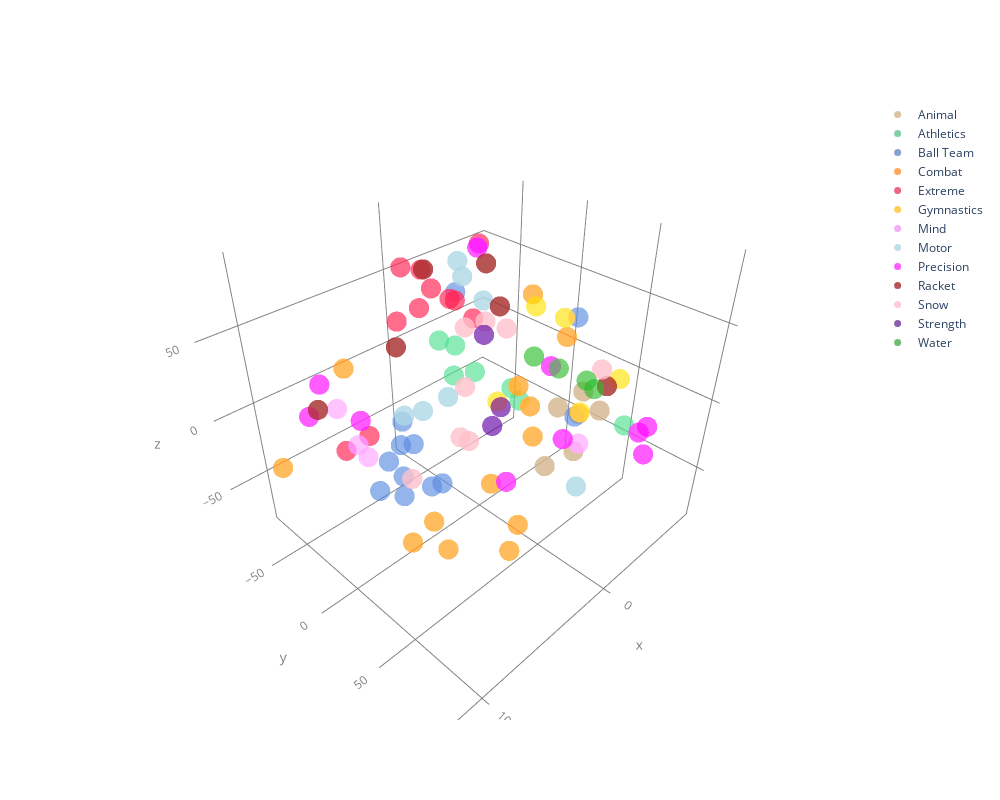

Notebook source saved alongside this figure:
### Code cell
perplexity = min(5, reduced_embeddings_pca.shape[0] - 1)
tsne = TSNE(n_components=3, random_state=7, perplexity=perplexity)
tsne_embeddings = tsne.fit_transform(reduced_embeddings_pca)

# Creating random 3D vectors and text groups
vectors = tsne_embeddings
groups = np.array(labels)
words = valid_words

# Setting a list of 13 stable colors
colors = [
    'rgba(210, 180, 140, 1)',    # beige
    'rgba(60, 179, 113, 0.8)',   # Medium Sea Green
    'rgba(70, 110, 180, 0.8)',   # Steel Blue
    'rgba(255, 120, 0, 0.8)',    # Dark Orange
    'rgba(220, 20, 60, 0.8)',    # Crimson
    'rgba(255, 180, 0, 0.8)',    # Orange
    'rgba(238, 130, 238, 0.8)',  # Violet
    'rgba(173, 216, 230, 1)',    # Light Blue
    'rgba(255, 0, 255, 0.8)',      # Fuchsia
    'rgba(165, 42, 42, 1)',      # Brown
    'rgba(255, 192, 203, 1)',    # Medium Purple
    'rgba(75, 0, 130, 0.8)',     # Pink
    'rgba(34, 150, 34, 0.8)'     # Forest Green
]

fig = go.Figure()

# Adding a separate trace for each group with a unique color
for i, group in enumerate(np.unique(groups)):
    # Selecting the indices of the points that belong to this group
    indices = np.where(groups == group)[0]  # Indexes for each group

    fig.add_trace(go.Scatter3d(
        x=vectors[indices, 0],
        y=vectors[indices, 1],
        z=vectors[indices, 2],
        mode='markers',
        marker=dict(
            size=7,
            color=colors[i],  # Using a fixed color for each group
            opacity=0.8
        ),
        text=[words[j] for j in indices],
        name=group,
        hoverinfo='text'
    ))

# Increasing the size of the graph
fig.update_layout(plot_bgcolor='black',
    width=1000,
    height=800,
    scene=dict(
      xaxis=dict(nticks=4, range=[min(vectors[:, 0]), max(vectors[:, 0])],
                             backgroundcolor="white",
            color="grey",
            gridcolor="grey",
            showbackground=True,
            zerolinecolor="grey"),
      yaxis=dict(nticks=4, range=[min(vectors[:, 1]), max(vectors[:, 1])],
                             backgroundcolor="white",
            color="grey",
            gridcolor="grey",
            showbackground=True,
            zerolinecolor="grey"),
      zaxis=dict(nticks=4, range=[min(vectors[:, 2]), max(vectors[:, 2])],
                             backgroundcolor="white",
            color="grey",
            gridcolor="grey",
            showbackground=True,
            zerolinecolor="grey"),
    )
)

fig.show()

fig.write_html("3d_plot.html")

### Figure 1 — Plotly figure (JSON) as saved in the notebook; plotly's stock layout.template omitted (floating-point values rounded to 4 significant figures)
{"data": [{"hoverinfo": "text", "marker": {"color": "rgba(210, 180, 140, 1)", "opacity": 0.8, "size": 7}, "mode": "markers", "name": "Animal", "text": ["собачьи бега", "верблюжьи бега", "тараканьи бега", "гонки на собачьих упряжках", "конкур", "конные скачки"], "type": "scatter3d", "x": [7.656, 9.027, 22.49, -5.646, 2.168, 12.46], "y": [75.6, 88.54, 73.65, 67.78, 52.46, 78.05], "z": [26.23, 35.29, 36.5, 29.61, -24.24, 6.502]}, {"hoverinfo": "text", "marker": {"color": "rgba(60, 179, 113, 0.8)", "opacity": 0.8, "size": 7}, "mode": "markers", "name": "Athletics", "text": ["110 метров с барьерами", "марафонский бег", "полумарафон", "триатлон", "ультрамарафон", "веломарафон", "шоссейный бег"], "type": "scatter3d", "x": [-67.7, -55.76, -23.94, -27.08, -1.86, 6.785, -61.59], "y": [57.29, -17.75, -61.42, -31.68, -23.11, -15.49, -30.53], "z": [-29.85, -42.04, -0.458, -12.57, 20.85, 7.27, -40.62]}, {"hoverinfo": "text", "marker": {"color": "rgba(70, 110, 180, 0.8)", "opacity": 0.8, "size": 7}, "mode": "markers", "name": "Ball Team", "text": ["футбол", "баскетбол", "волейбол", "регби", "американский футбол", "бейсбол", "хоккей с мячом", "хоккей", "водное поло", "крикет", "лакросс", "гандбол"], "type": "scatter3d", "x": [39.74, 52.73, 60.61, 37.13, 42.85, 43.61, -69.87, 52.07, -22.95, 69.88, 30.26, 75.7], "y": [-0.9424, -10.72, -13.19, -28.24, 11.7, -10.99, 13.97, -11.99, 51.44, 10.49, 11.33, -3.277], "z": [-49.01, -39.4, -25.2, -17.05, -36.96, -20.79, 27.74, -55.9, -3.377, 4.818, 78.62, -31.63]}, {"hoverinfo": "text", "marker": {"color": "rgba(255, 120, 0, 0.8)", "opacity": 0.8, "size": 7}, "mode": "markers", "name": "Combat", "text": ["кунг-фу", "бокс", "дзюдо", "карате", "тайский бокс", "тхэквондо", "сумо", "джиу-джитсу", "айкидо", "самбо", "греко-римская борьба", "вольная борьба", "рукопашный бой"], "type": "scatter3d", "x": [-34.53, 71.09, 125.0, 37.05, -27.84, 54.77, 6.597, 44.94, 32.07, 31.52, -29.17, -28.7, -20.79], "y": [6.839, 16.99, -13.76, -83.37, 38.07, 28.42, 38.66, 51.62, 54.8, -9.639, 3.599, 14.04, 23.96], "z": [53.04, -60.28, 7.639, -4.701, 40.75, -69.24, -75.78, -11.58, -67.74, -89.02, -7.908, -17.64, -31.17]}, {"hoverinfo": "text", "marker": {"color": "rgba(220, 20, 60, 0.8)", "opacity": 0.8, "size": 7}, "mode": "markers", "name": "Extreme", "text": ["параглайдинг", "дельтапланеризм", "бейсджампинг", "маунтинбайк", "каякинг", "сёрфинг", "кайтсерфинг", "фридайвинг", "рафтинг", "виндсерфинг", "дайвинг"], "type": "scatter3d", "x": [-16.87, 20.79, 3.674, -19.1, 37.74, 75.65, -14.06, 10.43, 8.44, -16.54, 85.46], "y": [-18.75, -27.68, -17.02, -25.31, -26.67, -8.349, -56.45, -54.35, -39.26, -42.84, -16.72], "z": [81.04, 51.97, 54.31, 31.35, 50.49, 3.726, 41.88, 64.21, 66.99, 38.91, -5.407]}, {"hoverinfo": "text", "marker": {"color": "rgba(255, 180, 0, 0.8)", "opacity": 0.8, "size": 7}, "mode": "markers", "name": "Gymnastics", "text": ["художественная гимнастика", "спортивная гимнастика", "прыжки на батуте", "фигурное катание", "синхронное плавание"], "type": "scatter3d", "x": [-87.94, 20.47, -76.7, -66.52, -45.99], "y": [-9.657, 32.14, 44.32, -16.68, 38.81], "z": [11.59, 18.64, -5.981, 25.06, -18.35]}, {"hoverinfo": "text", "marker": {"color": "rgba(238, 130, 238, 0.8)", "opacity": 0.8, "size": 7}, "mode": "markers", "name": "Mind", "text": ["шахматы", "шашки", "покер", "бридж"], "type": "scatter3d", "x": [55.32, 50.11, 65.08, -73.01], "y": [-40.27, -57.1, -52.53, 21.26], "z": [-40.31, -43.38, -6.051, -66.69]}, {"hoverinfo": "text", "marker": {"color": "rgba(173, 216, 230, 1)", "opacity": 0.8, "size": 7}, "mode": "markers", "name": "Motor", "text": ["автогонки", "ралли", "картинг", "мотоспорт", "мотокросс", "дрифт", "драг-рейсинг"], "type": "scatter3d", "x": [16.81, 16.56, 66.16, 8.217, 22.51, -21.56, -6.283], "y": [84.9, -33.22, 10.16, -19.28, 23.03, -40.9, -21.26], "z": [-10.26, -22.14, 21.52, -9.03, 75.43, 62.31, 64.03]}, {"hoverinfo": "text", "marker": {"color": "rgba(255, 0, 255, 0.8)", "opacity": 0.8, "size": 7}, "mode": "markers", "name": "Precision", "text": ["гольф", "стрельба из лука", "стендовая стрельба", "бильярд", "дартс", "метание молота", "метание копья", "метание ядра", "кёрлинг", "фехтование"], "type": "scatter3d", "x": [77.51, -24.76, -43.13, 56.56, -39.37, -45.87, -50.86, -57.82, 77.72, -12.33], "y": [-47.7, 0.3381, 16.59, -42.48, -42.16, 85.32, 82.17, 73.57, -63.33, 52.61], "z": [18.81, -83.95, 5.833, -13.78, 64.8, -24.42, -9.041, -21.41, -10.76, -12.98]}, {"hoverinfo": "text", "marker": {"color": "rgba(165, 42, 42, 1)", "opacity": 0.8, "size": 7}, "mode": "markers", "name": "Racket", "text": ["пинг-понг", "настольный теннис", "теннис", "бадминтон", "падел-теннис", "сквош"], "type": "scatter3d", "x": [-24.85, 30.76, 92.75, 16.28, -7.492, 42.84], "y": [-9.356, 104.9, -27.38, -55.96, -4.148, 2.46], "z": [43.06, 67.16, 19.68, 13.51, 76.93, 91.89]}, {"hoverinfo": "text", "marker": {"color": "rgba(255, 192, 203, 1)", "opacity": 0.8, "size": 7}, "mode": "markers", "name": "Snow", "text": ["лыжи", "биатлон", "сноуборд", "горные лыжи", "прыжки на лыжах с трамплина", "бобслей", "скелетон", "санный спорт"], "type": "scatter3d", "x": [-14.69, -25.04, 93.42, -18.81, -62.99, -53.79, -39.44, -49.11], "y": [-24.6, -38.66, 47.13, -36.87, 39.82, -48.55, -53.25, -25.38], "z": [-57.74, -26.39, 18.32, -63.42, 5.069, 7.072, 6.363, 12.74]}, {"hoverinfo": "text", "marker": {"color": "rgba(75, 0, 130, 0.8)", "opacity": 0.8, "size": 7}, "mode": "markers", "name": "Strength", "text": ["пауэрлифтинг", "армрестлинг", "бодибилдинг"], "type": "scatter3d", "x": [1.953, -29.3, 4.964], "y": [17.81, -26.14, 14.34], "z": [-1.214, 15.79, -14.73]}, {"hoverinfo": "text", "marker": {"color": "rgba(34, 150, 34, 0.8)", "opacity": 0.8, "size": 7}, "mode": "markers", "name": "Water", "text": ["академическая гребля", "плавание на открытой воде", "гребной слалом", "прыжки в воду"], "type": "scatter3d", "x": [-62.79, -73.45, -61.81, -62.41], "y": [7.689, 22.3, -12.27, 36.17], "z": [-8.414, -15.77, -7.758, -10.51]}], "layout": {"height": 800, "plot_bgcolor": "black", "scene": {"aspectmode": "auto", "aspectratio": {"x": 1.1, "y": 0.9725, "z": 0.9347}, "xaxis": {"backgroundcolor": "white", "color": "grey", "gridcolor": "grey", "nticks": 4, "range": [-87.94, 125.0], "showbackground": true, "type": "linear", "zerolinecolor": "grey"}, "yaxis": {"backgroundcolor": "white", "color": "grey", "gridcolor": "grey", "nticks": 4, "range": [-83.37, 104.9], "showbackground": true, "type": "linear", "zerolinecolor": "grey"}, "zaxis": {"backgroundcolor": "white", "color": "grey", "gridcolor": "grey", "nticks": 4, "range": [-89.02, 91.89], "showbackground": true, "type": "linear", "zerolinecolor": "grey"}}, "width": 1000}}
